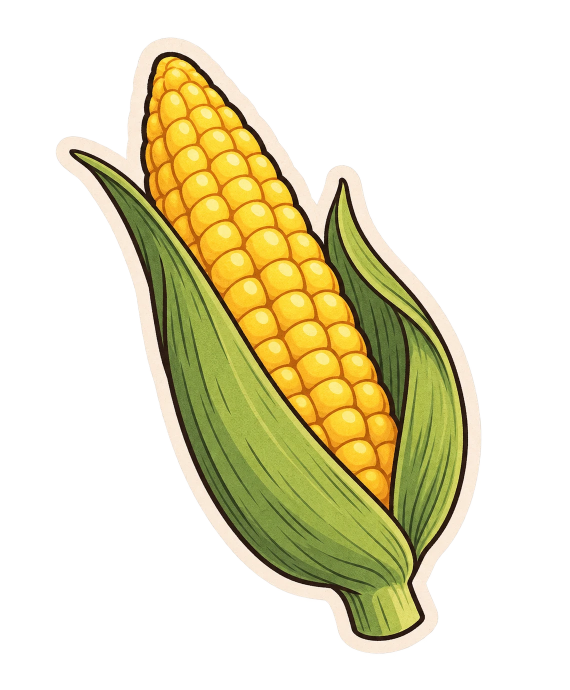
#> input picture video/assets-src/corn-sticker.webp, 1140 x 1380 px (shown at 1/2 size)
$ python prepare_corn_assets.py
#> lines starting #> are read from the running program, lines starting #| are printed output that depends on the picture
"""Prepare images for the CornOrigins composition.

Usage (from the video/ folder):
    pip install numpy pillow opencv-python-headless scipy
    python scripts/prepare_corn_assets.py

- corn-sticker.webp, crops-cluster.webp -> resized PNG icons
- grains-sepia.webp (5 grains in one picture) -> grain-0..4.png, one grain per file,
  each on the same full-size transparent canvas so they line up when stacked.
"""

from pathlib import Path

import cv2
import numpy as np
from PIL import Image
from scipy import ndimage

ROOT = Path(__file__).resolve().parent.parent
SRC = ROOT / "assets-src"
OUT = ROOT / "public" / "corn"

# x centre of each grain in grains-sepia.webp: corn, barley, foxtail millet, barnyard millet, rice
GRAIN_CENTRES_X = [227, 521, 1035, 1385, 1730]


def resize_max(im: Image.Image, max_side: int) -> Image.Image:
#> called with max_side = 420
    scale = max_side / max(im.size)
#> scale = 0.304
    if scale >= 1:
        return im
    return im.resize((round(im.width * scale), round(im.height * scale)), Image.LANCZOS)
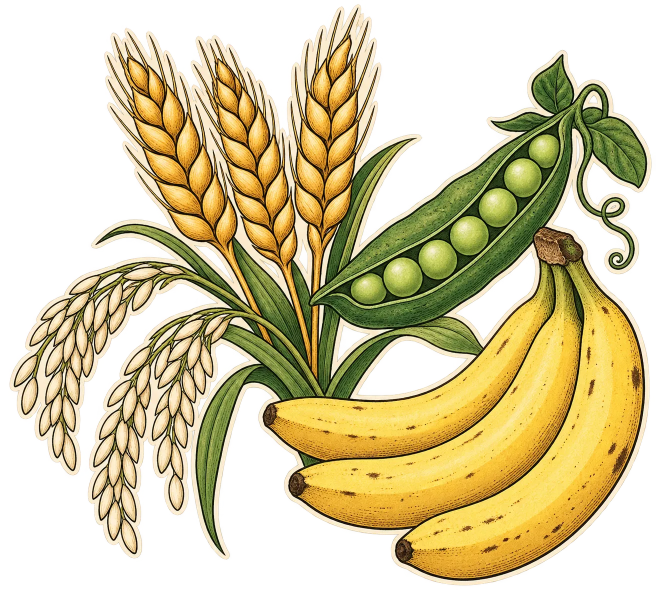
#> input picture video/assets-src/crops-cluster.webp, 1312 x 1199 px (shown at 1/2 size)


def split_grains() -> None:
    rgba = np.asarray(Image.open(SRC / "grains-sepia.webp").convert("RGBA"))
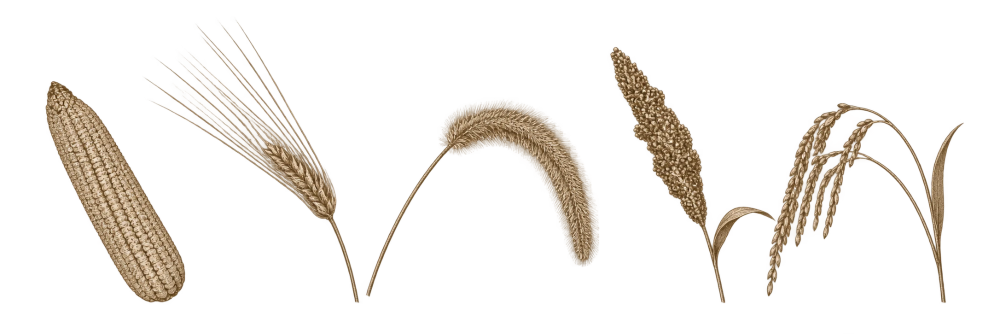
#> input picture video/assets-src/grains-sepia.webp, 2000 x 667 px (shown at 1/2 size)
#> rgba is the input picture: shape (667, 2000, 4); mean R, G, B, A 29.6, 22.4, 16.7, 29.6
    alpha = rgba[..., 3]

    # seed blobs: solid parts of each drawing, assigned to the nearest grain column
    count, labels, stats, centroids = cv2.connectedComponentsWithStats((alpha > 40).astype(np.uint8), 8)
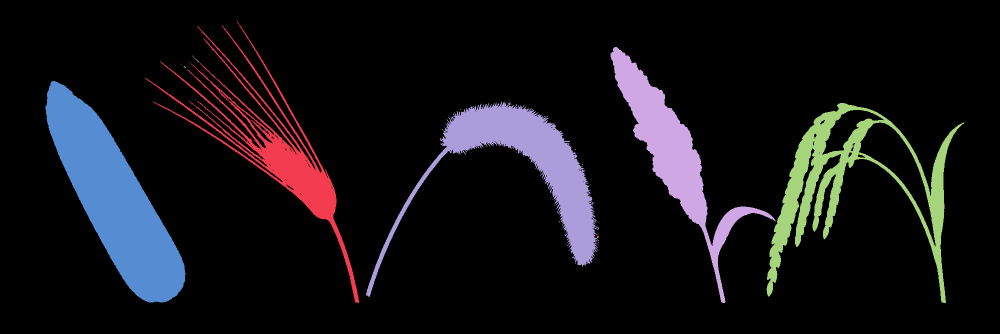
#> labels: shape (667, 2000) int32 (shown at 1/2 size); 52 distinct labels, from 0 to 51; one colour per label, 0 black
#> count = 52; stats = 52 rows, first 6: [0, 0, 2000, 667, 1159142], [290, 43, 428, 563, 24306], [1221, 94, 330, 512, 29896], [384, 111, 15, 14, 19], [363, 128, 1, 1, 1], [367, 132, 5, 4, 8]; centroids = 52 pairs, first value 227.7 to 1695.6, second value 118.6 to 509
    seeds = np.zeros(alpha.shape, np.int32)
    for i in range(1, count):
        if stats[i, cv2.CC_STAT_AREA] < 300:
            continue
        grain = int(np.argmin([abs(centroids[i][0] - cx) for cx in GRAIN_CENTRES_X]))
        seeds[labels == i] = grain + 1
#> this loop made 51 passes
#> grain on passes 1, 2, 6, 10, 11: 1, 3, 0, 2, 4
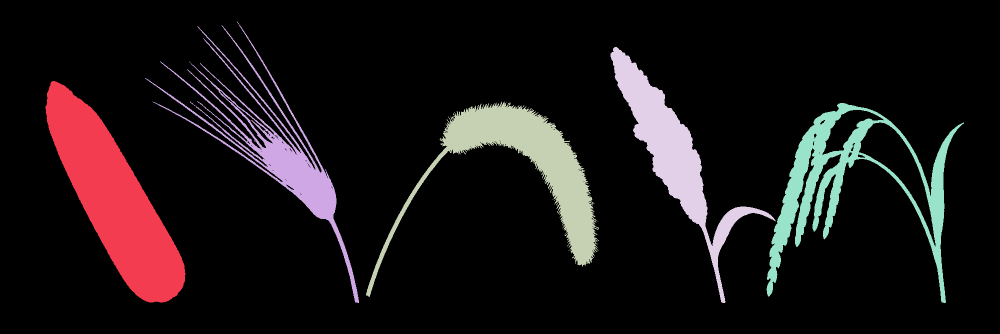
#> seeds: shape (667, 2000) int32 (shown at 1/2 size); 6 distinct labels, from 0 to 5; one colour per label, 0 black

    # every other visible pixel (thin awns, specks) goes to the nearest seed
    _, (iy, ix) = ndimage.distance_transform_edt(seeds == 0, return_indices=True)
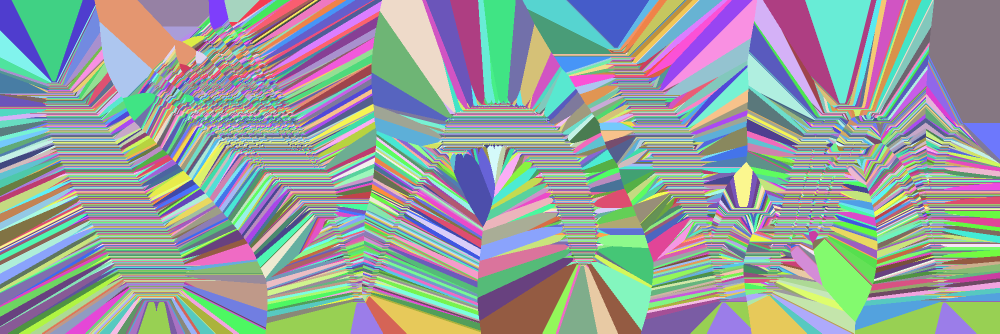
#> iy: shape (667, 2000) int32 (shown at 1/2 size); 563 distinct labels, from 43 to 605; one colour per label, 0 black
    owner = seeds[iy, ix]
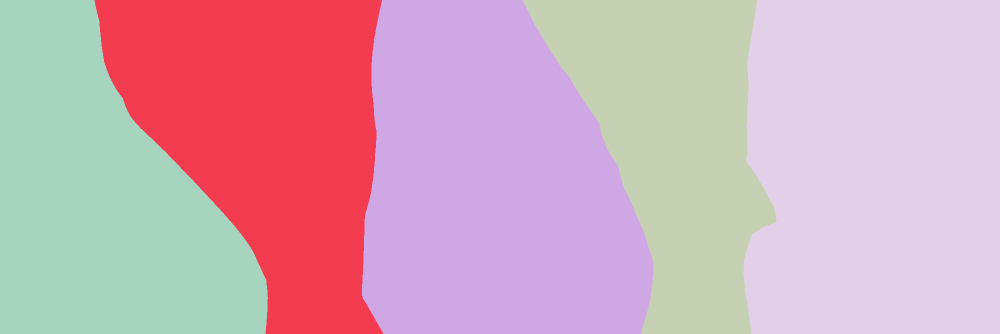
#> owner: shape (667, 2000) int32 (shown at 1/2 size); 5 distinct labels, from 1 to 5; one colour per label, 0 black

    for g in range(len(GRAIN_CENTRES_X)):
        part = rgba.copy()
        part[owner != g + 1] = 0  # clear colour too, keeps the PNG small
        Image.fromarray(part).save(OUT / f"grain-{g}.png", optimize=True)
        ys, xs = np.nonzero(part[..., 3] > 20)
        print(f"grain-{g}.png  x {xs.min()}-{xs.max()}  y {ys.min()}-{ys.max()}")
#> this loop made 5 passes
#| grain-0.png  x 91-370  y 162-605
#| grain-1.png  x 289-718  y 40-605
#| grain-2.png  x 732-1198  y 199-593
#| grain-3.png  x 1220-1551  y 93-605
#| grain-4.png  x 1533-1927  y 206-605
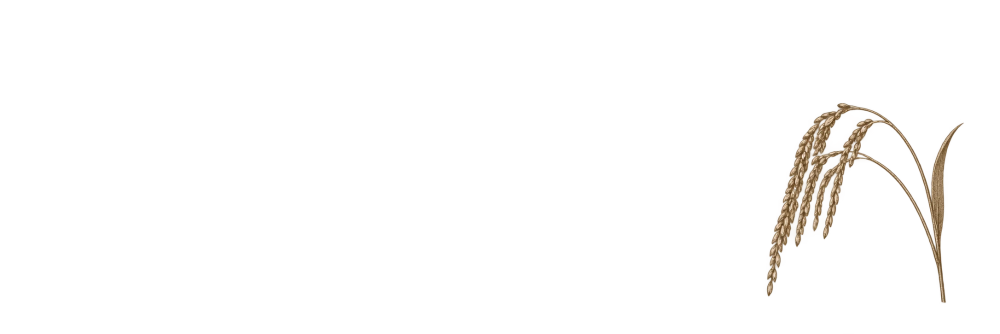
#> part: shape (667, 2000, 4) (shown at 1/2 size); mean R, G, B, A 6.4, 4.4, 3.3, 5.4; transparent parts drawn white


def main() -> None:
    OUT.mkdir(parents=True, exist_ok=True)
    resize_max(Image.open(SRC / "corn-sticker.webp").convert("RGBA"), 420).save(OUT / "corn.png", optimize=True)
    resize_max(Image.open(SRC / "crops-cluster.webp").convert("RGBA"), 560).save(OUT / "crops.png", optimize=True)
    split_grains()


if __name__ == "__main__":
    main()
